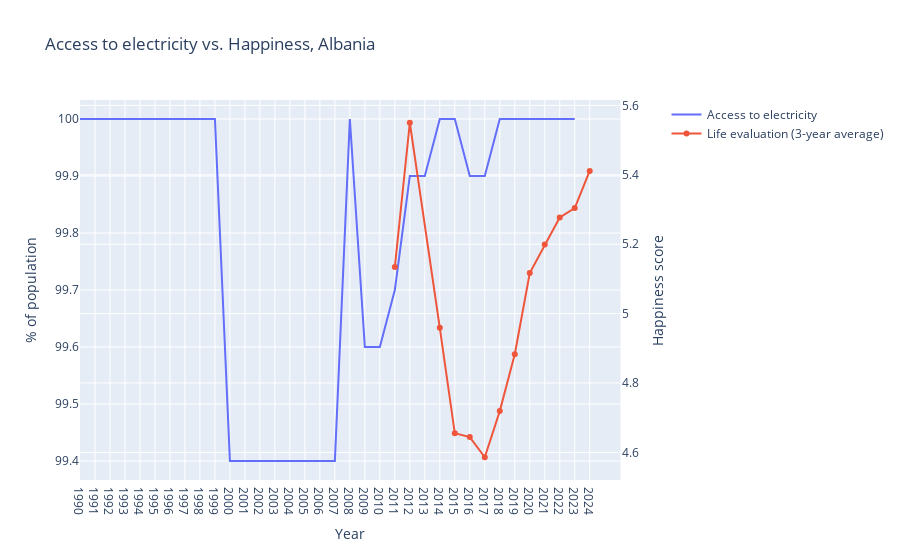

Notebook code cell kept with this figure:
### Code cell
import plotly.graph_objects as go
from plotly.subplots import make_subplots

# Create figure with secondary y-axis
fig = make_subplots(specs=[[{"secondary_y": True}]])

# Add traces
fig.add_trace(
    go.Scatter(
        x=albania_electricity["Year"],
        y=albania_electricity["Access to electricity (% of population)"],
        name="Access to electricity",
    ),
    secondary_y=False,
)

fig.add_trace(
    go.Scatter(
        x=albania_happiness["Year"],
        y=albania_happiness["Life evaluation (3-year average)"],
        name="Life evaluation (3-year average)",
    ),
    secondary_y=True,
)

# Add figure title
fig.update_layout(title_text="Access to electricity vs. Happiness, Albania")

# Set x-axis title
fig.update_xaxes(title_text="Year")

# Set y-axes titles
fig.update_yaxes(title_text="% of population", secondary_y=False)
fig.update_yaxes(title_text="Happiness score", secondary_y=True)

fig.show()

### Figure 1 — Plotly figure (JSON) as saved in the notebook; plotly's stock layout.template omitted (floating-point values rounded to 4 significant figures)
{"data": [{"name": "Access to electricity", "type": "scatter", "x": ["1990", "1991", "1992", "1993", "1994", "1995", "1996", "1997", "1998", "1999", "2000", "2001", "2002", "2003", "2004", "2005", "2006", "2007", "2008", "2009", "2010", "2011", "2012", "2013", "2014", "2015", "2016", "2017", "2018", "2019", "2020", "2021", "2022", "2023"], "xaxis": "x", "y": [100.0, 100.0, 100.0, 100.0, 100.0, 100.0, 100.0, 100.0, 100.0, 100.0, 99.4, 99.4, 99.4, 99.4, 99.4, 99.4, 99.4, 99.4, 100.0, 99.6, 99.6, 99.7, 99.9, 99.9, 100.0, 100.0, 99.9, 99.9, 100.0, 100.0, 100.0, 100.0, 100.0, 100.0], "yaxis": "y"}, {"name": "Life evaluation (3-year average)", "type": "scatter", "x": [2024, 2023, 2022, 2021, 2020, 2019, 2018, 2017, 2016, 2015, 2014, 2012, 2011], "xaxis": "x", "y": [5.411, 5.304, 5.277, 5.199, 5.117, 4.883, 4.719, 4.586, 4.644, 4.655, 4.959, 5.55, 5.134], "yaxis": "y2"}], "layout": {"title": {"text": "Access to electricity vs. Happiness, Albania"}, "xaxis": {"anchor": "y", "domain": [0, 0.94], "title": {"text": "Year"}}, "yaxis": {"anchor": "x", "domain": [0, 1], "title": {"text": "% of population"}}, "yaxis2": {"anchor": "x", "overlaying": "y", "side": "right", "title": {"text": "Happiness score"}}}}
